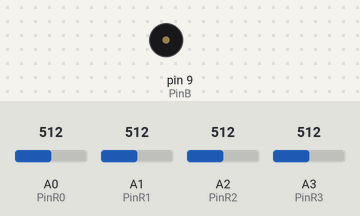
Bench run of a sketch on a simulated Arduino Nano, built with avr-gcc and run on an emulated ATmega328P. On the bench: buzzer (waves = sounding). The test bench sets the inputs (shaded band); at power-on: A0 (PinR0) = 512, A1 (PinR1) = 512, A2 (PinR2) = 512, A3 (PinR3) = 512.

Above: at 1.2 s.
1.3 s: A0 (PinR0) set to 310
2.8 s: A0 (PinR0) set to 281
At 3.2 s:
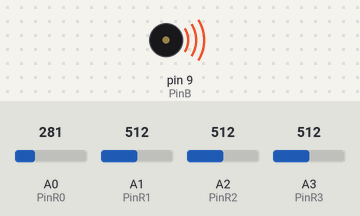
4.3 s: A0 (PinR0) set to 306
At 4.6 s:
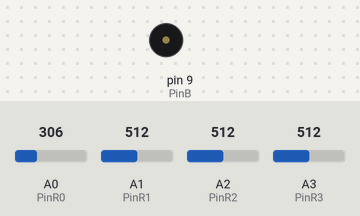
5.8 s: A0 (PinR0) set to 30
At 6.7 s:
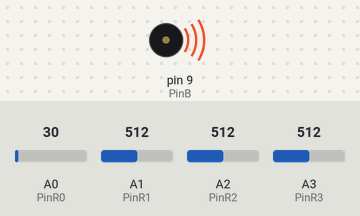
Timing chart, 0 to 8.3 s (numbered marks = the images above; inputs shaded):
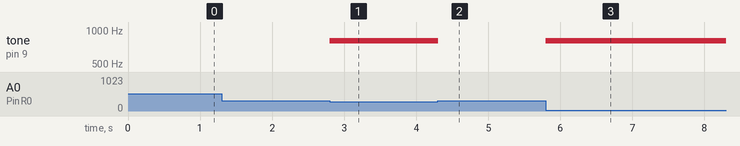

Measured:
- the behaviour switches between 292 and 291 on A0 (PinR0) (found by bisection; images 0 and 1)
- after the input at 1.3 s, every drawn part: stays the same
- after the input at 2.8 s, tone on pin 9 (PinB): silent → 800 Hz at once
- after the input at 4.3 s, tone on pin 9 (PinB): 800 Hz → silent at once
- after the input at 5.8 s, tone on pin 9 (PinB): silent → 800 Hz at once

The sketch:

NotyNaArduino.ino
```cpp
// Arduino C/C++                                      *** NotyNaArduino.ino ***

// ****************************************************************************
// * ittve-ESP32-CAM           Сделать четырехклавишное безконтактное пианино *
// *                                         на базе макетной платы и Ардуино *
// ****************************************************************************

//                                                   Автор:       Труфанов В.Е.
//                                                   Дата создания:  02.07.2023
// Copyright © 2023 tve                              Посл.изменение: 04.07.2023

/*

Функция tone()
В ядре Arduino есть встроенная функция для полуаппаратной генерации квадратного сигнала – tone(pin, frequency, duration):

pin – цифровой пин, с которого будет генерироваться сигнал.
frequency – частота в Герцах. Диапазон 31.. 65’535 Гц
duration – продолжительность сигнала в миллисекундах. Опциональный параметр, если не указывать – сигнал будет генерироваться без остановки.
Для ручной остановки генерации сигнала можно вызвать noTone(). Также у генерации при помощи tone() есть особенности:

Генерация является полуаппаратной: пин дёргается МК “вручную” по прерыванию таймера, что на высокой частоте может чуть тормозить код.
Генерация использует Timer 2, перенастройка или использование его для других целей (включая ШИМ на пинах D3 и D11 у Nano) отключит активную генерацию или изменит её частоту.
При вызове tone() таймер перенастраивается на генерацию, то есть можно использовать таймер в своих целях между вызовами tone().
Генерация работает только на одном пине в один момент времени, причём для включения генерации на другом пине нужно сначала отключить текущую генерацию, то есть вызвать noTone().

*/


//#include "esp_camera.h"
//#include <WiFi.h>

//
// WARNING! Для разрешения UXGA и высокого качества JPEG требуется микросхема PSRAM.
// Убедитесь, что выбран модуль ESP32 Wrover или другая плата с PSRAM.
// Изображения будут переданы частично, если изображение превышает размер буфера.
//
// PSRAM — это дополнительный напаянный чип RAM помимо встроенной памяти. Обычно
// указывается в описании к плате и бывает размером 2 или 8 Мб. Дополнительная
// оперативная память необходима, если подключается дисплей для вывода

// Select camera model
//#define CAMERA_MODEL_WROVER_KIT // Has PSRAM
//#define CAMERA_MODEL_ESP_EYE // Has PSRAM

const int PinR0=A0;
const int PinR1=A1;
const int PinR2=A2;
const int PinR3=A3;

const int PinB=9;

int ValR;
int ValF;
int ValS;

void setup()
{
   ValR=analogRead(PinR0)+analogRead(PinR1)+analogRead(PinR2)+analogRead(PinR3);
   ValR/=7;

   // Тикание на пассивном/зум на активном зуммере - setup
   // pinMode(9, OUTPUT);
}

void loop()
{

   ValF=ValS=0;
   if (analogRead(PinR0)<ValR) {ValS++; ValF+=800;}
   if (analogRead(PinR1)<ValR) {ValS++; ValF+=900;}
   if (analogRead(PinR2)<ValR) {ValS++; ValF+=1000;}
   if (analogRead(PinR3)<ValR) {ValS++; ValF+=1100;}

   if (ValS) {tone(PinB,(ValF/ValS)); delay(100);}
   else {noTone(PinB);}


  /* Писк 1 кГц на пассивном (на активном пищит постоянно)
  tone(9, 1000);  // пищать
  delay(500);
  noTone(9);      // не пищать
  delay(500);
  */

  // Тикание на пассивном/зум на активном зуммере - loop
  // digitalWrite(9, 1);
  // delay(500);
  // digitalWrite(9, 0);
  // delay(500);

}


// ****************************************************** NotyNaArduino.ino ***
```
